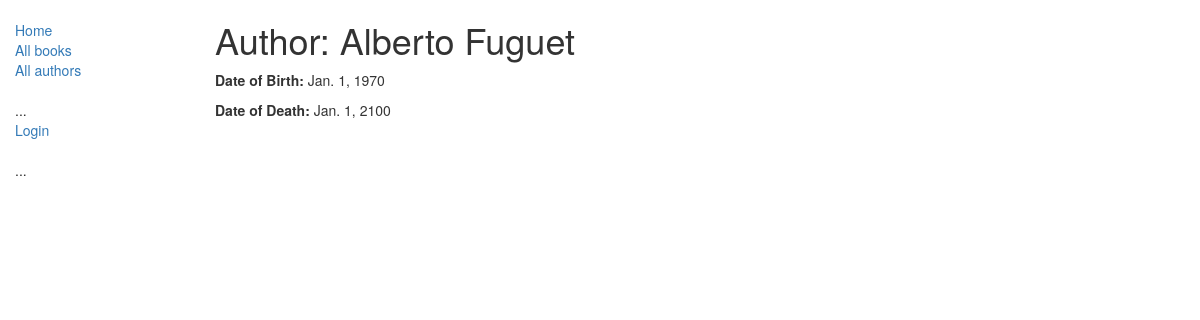
/catalog/author/2, run on the app's committed database.
### catalog/models.py (models this page shows, shortened)
class Author(models.Model):
    first_name = models.CharField(max_length=100)
    last_name = models.CharField(max_length=100)
    date_of_birth = models.DateField(null=True, blank=True)
    date_of_death = models.DateField('Died', null=True, blank=True)
    class Meta:
        ordering = ["last_name","first_name"]

### catalog/views.py (the view)
# urls.py: url(r'^author/(?P<pk>\d+)$', views.AuthorDetailView.as_view(), name='author-detail'),
class AuthorDetailView(generic.DetailView):
    model = Author

### catalog/templates/catalog/author_detail.html
{% extends "base_generic.html" %}
{% block content %}
  <h1>Author: {{ author.first_name }} {{ author.last_name }}</h1>
  <p><strong>Date of Birth:</strong> {{ author.date_of_birth }}</p>
  <p><strong>Date of Death:</strong> {{ author.date_of_death }}</p>
{% endblock %}

### data on the page
Author: first_name "Alberto", last_name "Fuguet", date_of_birth "Jan. 1, 1970", date_of_death "Jan. 1, 2100"
